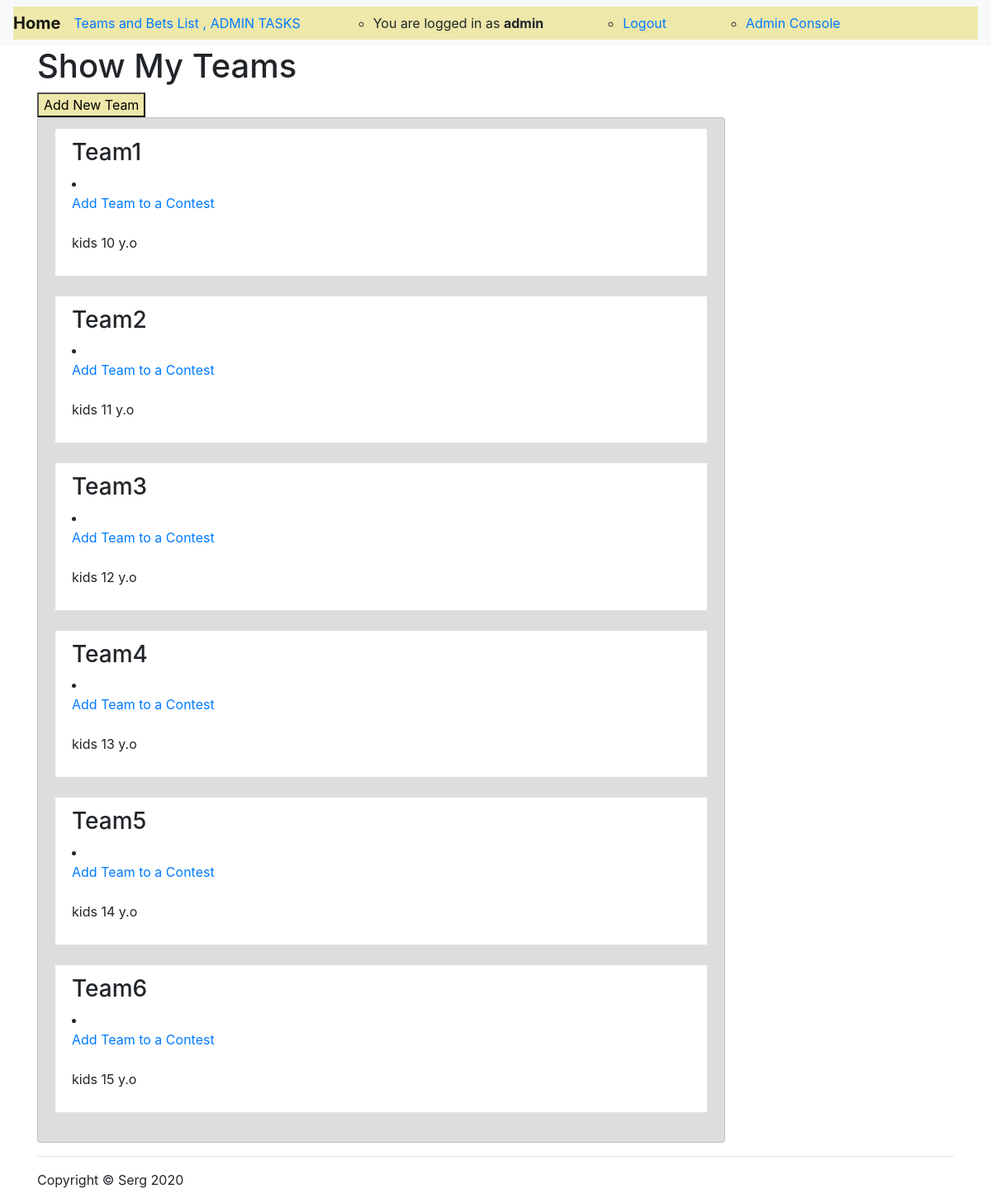
/showmyteams/ (signed in), run on the app's committed database.
### sergtoto/models.py (models this page shows, shortened)
class MyUser(AbstractBaseUser):
    username = models.CharField(verbose_name='username', max_length=100, unique=True, )
    email = models.EmailField()
    is_active = models.BooleanField(default=True)
    is_admin = models.BooleanField(default=False)
    is_employee = models.BooleanField(default=False)
    objects = MyUserManager()
    USERNAME_FIELD = 'username'
    REQUIRED_FIELDS = ['email']

class Team(models.Model):
    name = models.CharField(verbose_name='team_name', max_length=30, unique=True, )
    description = models.TextField()
    added_by = models.ForeignKey(MyUser, on_delete=models.CASCADE)
    slug = models.SlugField(blank=True)
    selected_for_contest = models.BooleanField(default=False, blank=True)

### sergtoto/views.py (the view)
# urls.py: path('showmyteams/', my_teams_view, name='my_teams'),
def my_teams_view(request):
    current_user = MyUser.objects.get(username=request.user.username)
    my_teams = Team.objects.filter(added_by=current_user)
    contests = Contest.objects.filter(games_sheduled=False)
    context = {
        'my_teams': my_teams,
        'contests': contests,
    }
    return render(request, 'my_teams.html', context)

### sergtoto/templates/my_teams.html (shortened to what this page needs)
{% extends 'base.html' %}
{% load static %}
{% block content %}
    <h1>Show My Teams</h1>
    <a class="button" href="{% url 'add_new_team' %}"><button style="background-color:palegoldenrod">Add New Team</button></a>
    <div class="col-lg-9">
        <div class="row list-group-item" style="background-color:#dddddd;">
            {% for team in  my_teams %}
                <div class="list-group-item">
                    <h3>{{ team.name }}</h3>
                    <li>
                        <div class="dropdown">
                            <a href="#" data-toggle="dropdown" role="button">
                                Add Team to a Contest
                            </a>
                            <br><br>
                        </div>
                    </li>
                    <p>{{ team.description }}</p>
                </div>
                <br>
            {% endfor %}
        </div>
    </div>
{% endblock content %}

### sergtoto/templates/base.html (shortened to what this page needs)
{% load static %}
<!DOCTYPE html>
<html lang="en">
<head>
    <link rel="stylesheet" href="https://stackpath.bootstrapcdn.com/bootstrap/4.2.1/css/bootstrap.min.css"
>
    <link href="https://stackpath.bootstrapcdn.com/font-awesome/4.7.0/css/font-awesome.min.css" rel="stylesheet"
>
    <link rel="stylesheet"
          href="https://cdnjs.cloudflare.com/ajax/libs/tempusdominus-bootstrap-4/5.1.2/css/tempusdominus-bootstrap-4.min.css"
/>
</head>
<body>
<nav class="navbar navbar-expand-lg navbar-light bg-light">
    <div class="collapse navbar-collapse" style="background-color:palegoldenrod;">
        <div class="navbar-header">
            <a class="navbar-brand" href="/"><strong>Home</strong></a>
        </div>
        {% if user.is_authenticated %}
            <div class="caret collapse navbar-collapse">
            <ul class="nav navbar-nav">
                <li>
                    <div class="dropdown">
                        <a href="#" data-toggle="dropdown" role="button">
                            Teams and Bets List
                            {% if user.is_admin %}
                                , ADMIN TASKS
                            {% endif %}
                        </a>
                    </div>
                </li>
                <ul class="form-inline my-2 my-lg-0 m-auto">
                    <li class="ml-xl-5 mr-xl-5"><a>You are logged in as <strong> {{ user.username }}</strong></a></li>
                    <li class="ml-xl-5 mr-xl-5"><a href="{% url 'logout' %}">Logout</a></li>
                    {% if user.is_admin %}
                        <li class="ml-xl-5"><a href="{% url 'admin:index' %}">Admin Console</a></li>
                    {% endif %}
                </ul>
            </ul>
        {% endif %}
        </div>
    </div>
</nav>
<div class="container">
    {% if user.is_authenticated %}
        {% block content %}
        {% endblock content %}
    {% endif %}
</div>
<div class="container">
    <hr>
    <footer>
        <div class="row">
            <div class="col-lg-12">
                <p>Copyright &copy; Serg 2020</p>
            </div>
        </div>
    </footer>
</div>
</body>
</html>

### data on the page
MyUser: username "admin"
Team: name "Team1", description "kids 10 y.o"
Team: name "Team2", description "kids 11 y.o"
Team: name "Team3", description "kids 12 y.o"
Team: name "Team4", description "kids 13 y.o"
Team: name "Team5", description "kids 14 y.o"
Team: name "Team6", description "kids 15 y.o"
